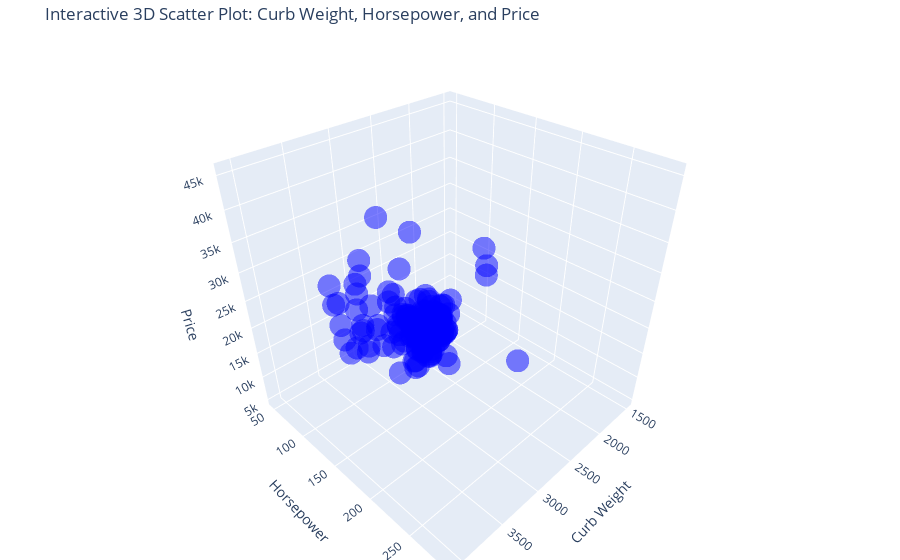

Notebook code cell kept with this figure:
### Code cell
import plotly.graph_objects as go
import os
# 3D Scatter plot for curbweight, horsepower, and price (Interactive)
fig = go.Figure()

fig.add_trace(go.Scatter3d(
    x=data['curbweight'],
    y=data['horsepower'],
    z=data['price'],
    mode='markers',
    marker=dict(size=8, color='blue', opacity=0.5),
    text=df['CarName'],
    hoverinfo='text'
))

fig.update_layout(scene=dict(
                    xaxis_title='Curb Weight',
                    yaxis_title='Horsepower',
                    zaxis_title='Price'),
                    title='Interactive 3D Scatter Plot: Curb Weight, Horsepower, and Price',
                    margin=dict(l=0, r=0, b=0, t=40))

# Save the interactive 3D scatter plot as an HTML file
#html_file_path = os.path.join('F:/Docs/Data Science/Projects/Car-Price-Prediction-using-DL/Images', 'interactive_3d_scatter_plot.html')
#fig.write_html(html_file_path)

fig.show()

### Figure 1 — Plotly figure (JSON) as saved in the notebook; plotly's stock layout.template omitted (floating-point values rounded to 4 significant figures; data arrays with more than 128 entries replaced by an {"elided": "..."} marker saying what was removed)
{"data": [{"hoverinfo": "text", "marker": {"color": "blue", "opacity": 0.5, "size": 8}, "mode": "markers", "text": {"elided": "205 str values"}, "type": "scatter3d", "x": {"elided": "205 int values"}, "y": {"elided": "205 int values"}, "z": {"elided": "205 float values"}}], "layout": {"margin": {"b": 0, "l": 0, "r": 0, "t": 40}, "scene": {"xaxis": {"title": {"text": "Curb Weight"}}, "yaxis": {"title": {"text": "Horsepower"}}, "zaxis": {"title": {"text": "Price"}}}, "title": {"text": "Interactive 3D Scatter Plot: Curb Weight, Horsepower, and Price"}}}
